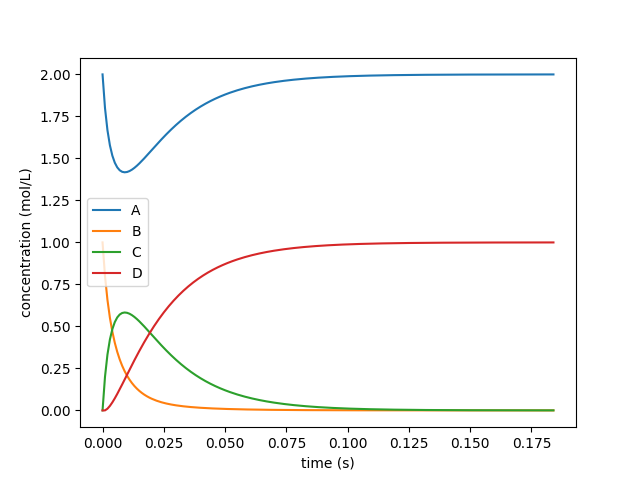

Reproduce this figure in Python.
import matplotlib.pyplot as plt 
#def rate constant k and initial concentration
k1f = 100
k1r = 10
k2 = 50
A = 2
B = 1
C = 0
D = 0
#def time slot
time = 0
time_slot = 1e-3
#Crate lists
A_list = [A]
B_list = [B]
C_list = [C]
D_list = [D]
time_list = [time]
#Begin compute and mark the following points
loop = True
while loop:
    time = time + time_slot
    print("current reaction time:", time)
    # compute slope
    slopeA = -k1f * A * B + k1r * C + k2 * C
    slopeB = -k1f * A * B + k1r * C
    slopeC = k1f * A * B -k1r * C - k2 * C
    slopeD = k2 * C
    # compute concentration
    A = A + slopeA * time_slot
    B = B + slopeB * time_slot
    C = C + slopeC * time_slot
    D = D + slopeD * time_slot
    # add to lists
    A_list += [A]
    B_list += [B]
    C_list += [C]
    D_list += [D]
    time_list += [time]
    # test if reaches convergence
    if slopeA >= 1e-2 or slopeA<= -1e-2:
        loop  =True
    else:
        loop = False
#fig info
plt.plot(time_list, A_list, label = "A")
plt.plot(time_list, B_list, label = "B")
plt.plot(time_list, C_list, label = "C")
plt.plot(time_list, D_list, label = "D")
plt.legend(['A', 'B', 'C', 'D'])
plt.ylabel("concentration (mol/L)")
plt.xlabel("time (s)")
plt.savefig('reaction sim 2.png')
plt.show()
